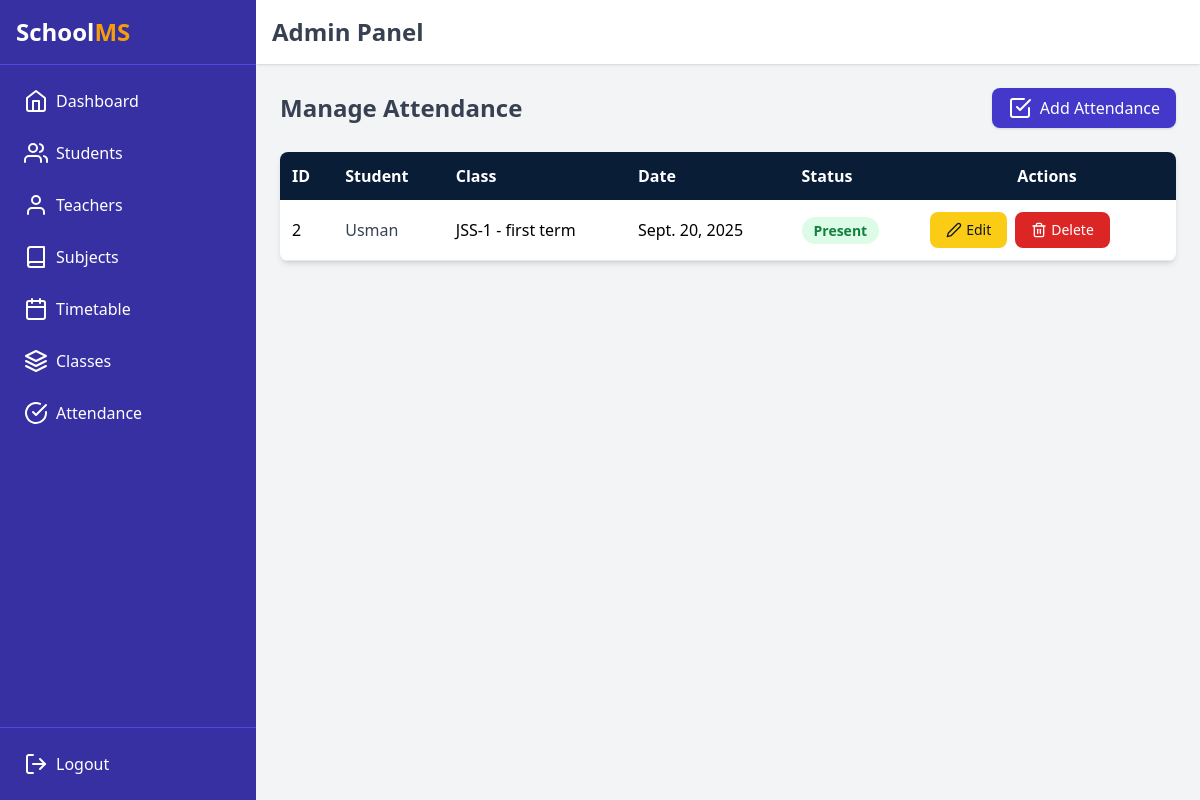
The app's page /attendance/manage/ with its own data.
### attendance/models.py (models this page shows, shortened)
class Attendance(models.Model):
    class Meta:
        permissions = [
            ("manage_attendance", "Can manage attendance"),
        ]
    STATUS_CHOICES = (
        ('present', 'Present'),
        ('absent', 'Absent'),
        ('late', 'Late'),
    )
    student = models.ForeignKey('students.Student', on_delete=models.CASCADE, related_name='attendances')
    student_class = models.ForeignKey('academics.StudentClass', on_delete=models.CASCADE)
    date = models.DateField()
    status = models.CharField(max_length=10, choices=STATUS_CHOICES)

### students/models.py (models this page shows, shortened)
class Student(models.Model):
    GENDER_CHOICES = [
        ('M', 'Male'),
        ('F', 'Female'),
        ('O', 'Other'),
    ]
    user = models.OneToOneField(User, on_delete=models.CASCADE, related_name='student_profile')
    date_of_birth = models.DateField()
    email = models.EmailField()
    gender = models.CharField(max_length=1, choices=GENDER_CHOICES)
    student_class = models.ForeignKey('academics.StudentClass', on_delete=models.SET_NULL, null=True, related_name='students')
    contact = models.CharField(max_length=20)
    profile_image = models.ImageField(upload_to='student_profiles/', default='student_profiles/default.png')

### academics/models.py (models this page shows)
class StudentClass(models.Model):
    class_name = models.CharField(max_length=50)
    section = models.CharField(max_length=10)
    teacher = models.ForeignKey('teachers.Teacher', on_delete=models.SET_NULL, null=True, blank=True, related_name='main_classes')
    def __str__(self):
        return f"{self.class_name} - {self.section}"

### attendance/views.py (the view)
# urls.py: path("manage/", views.manage_attendance, name="manage_attendance"),
def manage_attendance(request):
    attendance_records = Attendance.objects.select_related("student", "student_class").order_by("-date")
    return render(request, "attendance/manage_attendance.html", {"attendance_records": attendance_records})

### attendance/templates/attendance/manage_attendance.html
{% extends "admin_base.html" %}
{% load static %}
{% block content %}
<div class="flex justify-between items-center mb-6">
  <h1 class="text-2xl font-bold text-gray-700">Manage Attendance</h1>
  <a
    href="{% url 'add_attendance' %}"
    class="flex items-center space-x-2 bg-indigo-700 hover:bg-indigo-800 text-white px-4 py-2 rounded-lg shadow transition"
  >
    <i data-feather="check-square"></i>
    <span>Add Attendance</span>
  </a>
</div>
<div class="overflow-x-auto bg-white shadow-md rounded-lg">
  <table class="w-full text-left border-collapse">
    <thead class="bg-[#0A1D37] text-white">
      <tr>
        <th class="p-3">ID</th>
        <th class="p-3">Student</th>
        <th class="p-3">Class</th>
        <th class="p-3">Date</th>
        <th class="p-3">Status</th>
        <th class="p-3 text-center">Actions</th>
      </tr>
    </thead>
    <tbody>
      {% for record in attendance_records %}
      <tr class="border-b hover:bg-gray-100">
        <td class="p-3">{{ record.id }}</td>
        <td class="p-3 font-medium text-gray-700">{{ record.student.user }}</td>
        <td class="p-3">{{ record.student_class }}</td>
        <td class="p-3">{{ record.date }}</td>
        <td class="p-3">
          {% if record.status == "present" %}
            <span class="px-3 py-1 rounded-full text-sm font-semibold bg-green-100 text-green-700">
              Present
            </span>
          {% else %}
            <span class="px-3 py-1 rounded-full text-sm font-semibold bg-red-100 text-red-700">
              Absent
            </span>
          {% endif %}
        </td>
        <td class="p-3 flex gap-2">
          <a
            href="{% url 'edit_attendance' record.id %}"
            class="flex items-center bg-yellow-400 text-gray-900 px-4 py-2 rounded-lg hover:bg-yellow-500 text-sm font-medium"
          >
            <i data-feather="edit-2" class="w-4 h-4 mr-1"></i> Edit
          </a>
          <a
            href="{% url 'delete_attendance' record.id %}"
            onclick="return confirm('Are you sure you want to delete this record?');"
            class="flex items-center bg-red-600 text-white px-4 py-2 rounded-lg hover:bg-red-700 text-sm font-medium"
          >
            <i data-feather="trash-2" class="w-4 h-4 mr-1"></i> Delete
          </a>
        </td>
      </tr>
      {% empty %}
      <tr>
        <td colspan="6" class="p-3 text-center text-gray-500">No attendance records found.</td>
      </tr>
      {% endfor %}
    </tbody>
  </table>
</div>
{% endblock %}

### records on screen
Attendance: id "2", student.user "Usman", student_class "JSS-1 - first term", date "Sept. 20, 2025", status "Present"
